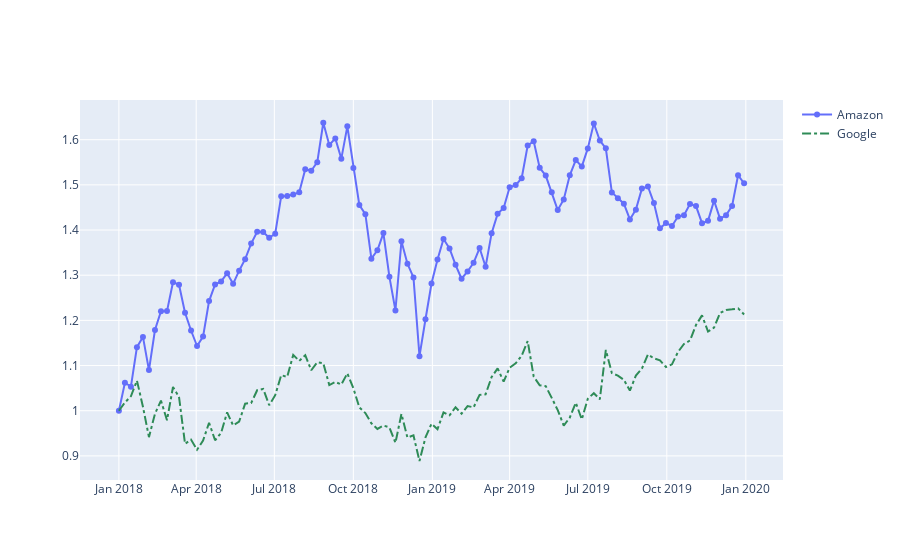

Write notebook code for a chart like this one.
### Code cell
fig = go.Figure()


fig.add_trace(go.Scatter(x = stock_data.date , 
                         y = stock_data.AMZN , 
                         mode = "lines+markers" , 
                         name = "Amazon"))
fig.add_trace(go.Scatter(x = stock_data.date , 
                         y = stock_data.GOOG , 
                         mode = "lines" , 
                         name = "Google" , 
                        line = dict(color = "seagreen" , width = 2 , dash = "dashdot")))
